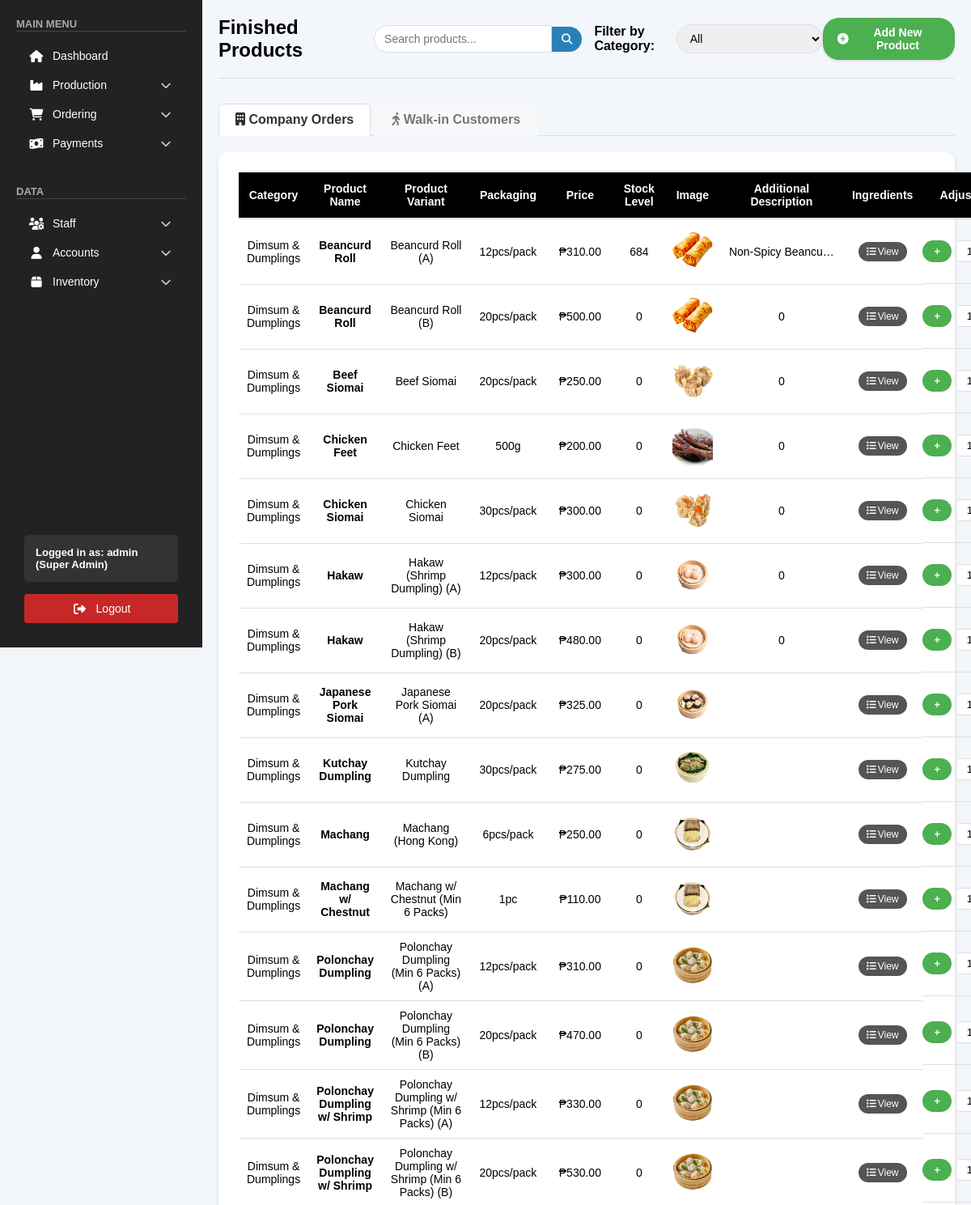
Page /public/pages/inventory.php (signed in, upper part) on the committed database.
### tables this page shows
CREATE TABLE `products` (
  `product_id` int(11) NOT NULL,
  `category` varchar(50) NOT NULL,
  `product_name` varchar(255) DEFAULT NULL,
  `item_description` varchar(255) NOT NULL,
  `packaging` varchar(50) DEFAULT NULL,
  `price` decimal(10,2) NOT NULL,
  `stock_quantity` int(11) NOT NULL DEFAULT 0,
  `additional_description` text DEFAULT NULL,
  `product_image` varchar(255) DEFAULT NULL,
  `ingredients` text DEFAULT NULL
);

### public/pages/inventory.php (the view, shortened to what this page needs)
<?php
include "../../backend/db_connection.php";
$active_tab = isset($_GET['tab']) ? $_GET['tab'] : 'company';
$sql = "SELECT DISTINCT product_name FROM products WHERE product_name IS NOT NULL AND product_name != ''
        UNION
        SELECT DISTINCT product_name FROM walkin_products WHERE product_name IS NOT NULL AND product_name != ''
        ORDER BY product_name";
if ($active_tab === 'company') {
    $sql = "SELECT product_id, category, product_name, item_description, packaging, price, stock_quantity, additional_description, product_image FROM products ORDER BY category, product_name, item_description";
} else {
    $sql = "SELECT product_id, category, product_name, item_description, packaging, price, stock_quantity, additional_description, product_image FROM walkin_products ORDER BY category, product_name, item_description";
}
$result = $conn->query($sql);
?>
<!DOCTYPE html>
<html lang="en">
<head>
    <link rel="stylesheet" href="/css/inventory.css">
    <link rel="stylesheet" href="/css/sidebar.css">
    <link rel="stylesheet" href="https://cdnjs.cloudflare.com/ajax/libs/font-awesome/6.4.2/css/all.min.css">
    <link rel="stylesheet" href="https://cdnjs.cloudflare.com/ajax/libs/toastr.js/latest/toastr.min.css">
</head>
<body>
    <?php include '../sidebar.php'; ?>
    <div class="main-content">
        <div class="inventory-header">
            <h1>Finished Products</h1>
            <div class="search-filter-container">
                <div class="search-container">
                    <input type="text" id="search-input" placeholder="Search products..." onkeyup="searchProducts()">
                    <button class="search-btn"><i class="fas fa-search"></i></button>
                </div>
                <div class="filter-section">
                    <label for="category-filter">Filter by Category:</label>
                    <select id="category-filter" onchange="filterByCategory()">
                        <option value="all">All</option>
                    </select>
                </div>
            </div>
            <button onclick="openAddProductForm()" class="add-product-btn">
                <i class="fas fa-plus-circle"></i> Add New Product
            </button>
        </div>
        <ul class="inventory-tabs">
            <li class="tab-item <?php echo ($active_tab === 'company') ? 'active' : ''; ?>" onclick="window.location.href='?tab=company'">
                <i class="fas fa-building"></i> Company Orders
            </li>
            <li class="tab-item <?php echo ($active_tab === 'walkin') ? 'active' : ''; ?>" onclick="window.location.href='?tab=walkin'">
                <i class="fas fa-walking"></i> Walk-in Customers
            </li>
        </ul>
        <div class="inventory-table-container">
            <table class="inventory-table">
                <thead>
                    <tr>
                        <th>Category</th>
                        <th>Product Name</th>
                        <th>Product Variant</th>
                        <th>Packaging</th>
                        <th>Price</th>
                        <th>Stock Level</th>
                        <th>Image</th>
                        <th>Additional Description</th>
                        <th>Ingredients</th>
                        <th>Adjust Stock</th>
                    </tr>
                </thead>
                <tbody id="inventory-table">
                    <?php
                    if ($result->num_rows > 0) {
                        while ($row = $result->fetch_assoc()) {
                            $data_attributes = "data-category='{$row['category']}'
                                               data-product-id='{$row['product_id']}'
                                               data-product-name='" . htmlspecialchars($row['product_name'] ?? '') . "'
                                               data-item-description='{$row['item_description']}'
                                               data-packaging='{$row['packaging']}'
                                               data-additional-description='" . htmlspecialchars($row['additional_description'] ?? '') . "'";
                            echo "<tr $data_attributes>
                                <td>{$row['category']}</td>
                                <td class='product-name'>" . htmlspecialchars($row['product_name'] ?? '') . "</td>
                                <td>{$row['item_description']}</td>
                                <td>{$row['packaging']}</td>
                                <td>₱" . number_format($row['price'], 2) . "</td>
                                <td id='stock-{$row['product_id']}'>{$row['stock_quantity']}</td>
                                <td class='product-image-cell'>";
                            if (!empty($row['product_image'])) {
                                echo "<img src='" . htmlspecialchars($row['product_image']) . "' alt='Product Image' class='product-img' onclick='openModal(this)'>";
                            } else {
                                echo "<div class='no-image'>No image</div>";
                            }
                            echo "</td>
                                <td class='additional-desc'>" . htmlspecialchars($row['additional_description'] ?? '') . "</td>
                                <td>
                                    <button class='view-ingredients-btn' onclick='viewIngredients({$row['product_id']}, \"" . ($active_tab === 'walkin' ? 'walkin' : 'company') . "\")'>
                                        <i class='fas fa-list'></i> View
                                    </button>
                                </td>
                                <td class='adjust-stock'>
                                    <button class='add-btn' onclick='updateStock({$row['product_id']}, \"add\", \"" . ($active_tab === 'walkin' ? 'walkin' : 'company') . "\")'>+</button>
                                    <input type='number' id='adjust-{$row['product_id']}' min='1' value='1'>
                                    <button class='remove-btn' onclick='updateStock({$row['product_id']}, \"remove\", \"" . ($active_tab === 'walkin' ? 'walkin' : 'company') . "\")'>-</button>
                                </td>
                                <td>
                                    <button class='edit-btn' onclick='editProduct({$row['product_id']}, \"" . ($active_tab === 'walkin' ? 'walkin' : 'company') . "\")'>
                                        <i class='fas fa-edit'></i> Edit
                                    </button>
                                </td>
                            </tr>";
                        }
                    } else {
                        echo "<tr><td colspan='11'>No products found.</td></tr>";
                    }
                    ?>
                </tbody>
            </table>
        </div>
    </div>
</body>
</html>

### css/inventory.css (style rules this page uses)
body { font-family: Arial, sans-serif; background-color: #f3f6fb; margin: 0; box-sizing: border-box; }
.inventory-header { display: flex; justify-content: space-between; align-items: center; margin-bottom: 30px; padding-bottom: 20px; border-bottom: 1px solid #ddd; }
.inventory-header h1 { font-size: 24px; font-weight: bold; display: flex; align-items: center; gap: 12px; }
.search-filter-container { display: flex; gap: 15px; align-items: center; }
.search-container { display: flex; align-items: center; }
.search-container input { padding: 8px 12px; border-radius: 20px 0 0 20px; border: 1px solid #ddd; font-size: 14px; width: 220px; }
.search-container .search-btn { background-color: #2980b9; color: white; border: none; border-radius: 0 20px 20px 0; padding: 8px 12px; cursor: pointer; }
.filter-section { display: flex; align-items: center; }
.filter-section label { margin-right: 10px; font-weight: bold; }
.filter-section select { padding: 8px 12px; border-radius: 20px; border: 1px solid #ddd; font-size: 14px; }
.add-product-btn { padding: 10px 18px; font-size: 14px; border: none; font-weight: bold; color: white; background-color: #4CAF50; border-radius: 20px; text-decoration: none; transition: 0.3s; display: flex; align-items: center; gap: 8px; box-shadow: 0px 2px 3px rgba(0, 0, 0, 0.1); cursor: pointer; }
.inventory-table-container { background-color: #ffffff; padding: 25px; border-radius: 12px; box-shadow: 0px 3px 6px rgba(0, 0, 0, 0.1); }
.inventory-table { width: 100%; border-collapse: collapse; font-size: 14px; }
.inventory-table th { background-color: black; color: white; font-weight: bold; padding: 12px; text-align: center; border-bottom: 2px solid #ddd; }
.inventory-table td { padding: 10px; text-align: center; border-bottom: 1px solid #e0e0e0; height: 100%; }
.inventory-table td.adjust-stock { height: 100%; padding: 0; }
.add-btn, .remove-btn, .edit-btn { padding: 6px 14px; font-size: 13px; font-weight: 600; border-radius: 20px; text-decoration: none; transition: background-color 0.3s; display: flex; align-items: center; gap: 5px; border: none; cursor: pointer; }
.add-btn { background-color: #4CAF50; color: white; }
.adjust-stock { display: flex; align-items: center; justify-content: center; gap: 5px; height: 100%; min-height: 80px; padding: 10px; }
.adjust-stock input { width: 50px; padding: 5px; border-radius: 5px; border: 1px solid #ddd; text-align: center; }

### css/sidebar.css (style rules this page uses)
* { margin: 0; padding: 0; box-sizing: border-box; font-family: Arial, sans-serif; text-decoration: none; }
.main-content { margin-left: 250px; padding: 20px; width: calc(100% - 250px); box-sizing: border-box; overflow-x: auto; }

### public/pages/inventory.php (style rules this page uses)
.product-img { width: 50px; height: 50px; object-fit: cover; cursor: pointer; border-radius: 4px; transition: all 0.3s; }
.additional-desc { max-width: 150px; overflow: hidden; text-overflow: ellipsis; white-space: nowrap; }
.product-name { font-weight: bold; }
.inventory-tabs { display: flex; margin-bottom: 20px; border-bottom: 1px solid #ddd; padding: 0; list-style: none; }
.tab-item { padding: 10px 20px; cursor: pointer; font-weight: bold; border: 1px solid transparent; border-bottom: none; border-radius: 5px 5px 0 0; margin-right: 5px; transition: all 0.3s; position: relative; top: 1px; }
.tab-item.active { background-color: #fff; border-color: #ddd; border-bottom: 1px solid #fff; color: #333; }
.tab-item:not(.active) { background-color: #f8f8f8; color: #777; }
.view-ingredients-btn { background-color: #555555; color: white; border: none; padding: 5px 10px; border-radius: 80px; cursor: pointer; display: inline-flex; align-items: center; justify-content: center; font-size: 12px; }
.view-ingredients-btn i { margin-right: 2px; }

### rows in the picture
products: category "Dimsum & Dumplings", product_name "Beancurd Roll", item_description "Beancurd Roll (A)", packaging "12pcs/pack", price "310.00", stock_quantity "684", product_image (picture), additional_description "Non-Spicy Beancu…"
products: category "Dimsum & Dumplings", product_name "Beancurd Roll", item_description "Beancurd Roll (B)", packaging "20pcs/pack", price "500.00", stock_quantity "0", product_image (picture), additional_description "0"
products: category "Dimsum & Dumplings", product_name "Beef Siomai", item_description "Beef Siomai", packaging "20pcs/pack", price "250.00", stock_quantity "0", product_image (picture), additional_description "0"
products: category "Dimsum & Dumplings", product_name "Chicken Feet", item_description "Chicken Feet", packaging "500g", price "200.00", stock_quantity "0", product_image (picture), additional_description "0"
products: category "Dimsum & Dumplings", product_name "Chicken Siomai", item_description "Chicken Siomai", packaging "30pcs/pack", price "300.00", stock_quantity "0", product_image (picture), additional_description "0"
products: category "Dimsum & Dumplings", product_name "Hakaw", item_description "Hakaw (Shrimp Dumpling) (A)", packaging "12pcs/pack", price "300.00", stock_quantity "0", product_image (picture), additional_description "0"
products: category "Dimsum & Dumplings", product_name "Hakaw", item_description "Hakaw (Shrimp Dumpling) (B)", packaging "20pcs/pack", price "480.00", stock_quantity "0", product_image (picture), additional_description "0"
products: category "Dimsum & Dumplings", product_name "Japanese Pork Siomai", item_description "Japanese Pork Siomai (A)", packaging "20pcs/pack", price "325.00", stock_quantity "0", product_image (picture)
products: category "Dimsum & Dumplings", product_name "Kutchay Dumpling", item_description "Kutchay Dumpling", packaging "30pcs/pack", price "275.00", stock_quantity "0", product_image (picture)
products: category "Dimsum & Dumplings", product_name "Machang", item_description "Machang (Hong Kong)", packaging "6pcs/pack", price "250.00", stock_quantity "0", product_image (picture)
products: category "Dimsum & Dumplings", product_name "Machang w/ Chestnut", item_description "Machang w/ Chestnut (Min 6 Packs)", packaging "1pc", price "110.00", stock_quantity "0", product_image (picture)
products: category "Dimsum & Dumplings", product_name "Polonchay Dumpling", item_description "Polonchay Dumpling (Min 6 Packs) (A)", packaging "12pcs/pack", price "310.00", stock_quantity "0", product_image (picture)
products: category "Dimsum & Dumplings", product_name "Polonchay Dumpling", item_description "Polonchay Dumpling (Min 6 Packs) (B)", packaging "20pcs/pack", price "470.00", stock_quantity "0", product_image (picture)
products: category "Dimsum & Dumplings", product_name "Polonchay Dumpling w/ Shrimp", item_description "Polonchay Dumpling w/ Shrimp (Min 6 Packs) (A)", packaging "12pcs/pack", price "330.00", stock_quantity "0", product_image (picture)
products: category "Dimsum & Dumplings", product_name "Polonchay Dumpling w/ Shrimp", item_description "Polonchay Dumpling w/ Shrimp (Min 6 Packs) (B)", packaging "20pcs/pack", price "530.00", stock_quantity "0", product_image (picture)

### other values in the picture
$username "admin"
$role "Super Admin"
